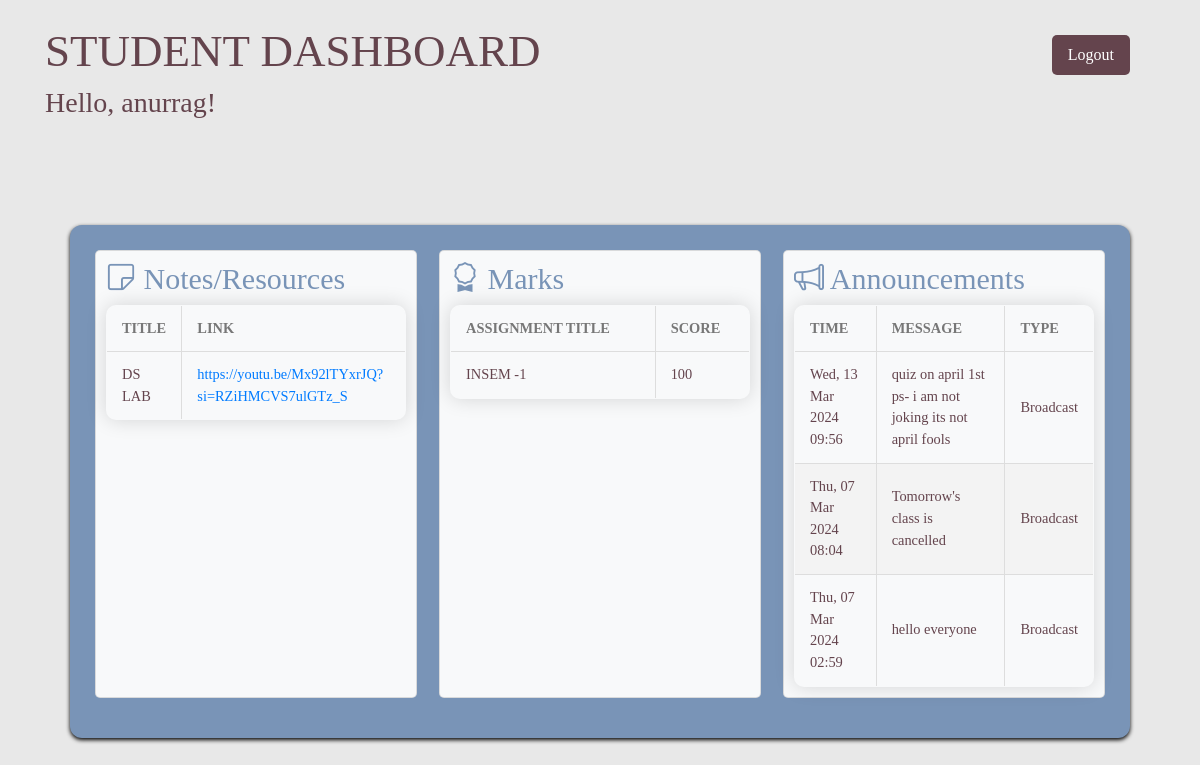
Screenshot of /home/ (signed in) with the database file from the repository.
### myapp/models.py (models this page shows, shortened)
class Resource(models.Model):
    title = models.CharField(max_length=255)
    link = models.URLField()
    description = models.TextField(blank=True)

class Mark(models.Model):
    student = models.ForeignKey(User, on_delete=models.CASCADE)
    assignment_title = models.CharField(max_length=255)
    score = models.IntegerField()

class Announcement(models.Model):
    message = models.TextField()
    created_at = models.DateTimeField(auto_now_add=True)
    for_all = models.BooleanField(default=True)
    specific_student = models.ForeignKey(
        User, on_delete=models.CASCADE, null=True, blank=True)  # Optional

### myapp/views.py (the view)
# urls.py: path('home/', views.home_view, name='home'),
def home_view(request):
    resources = Resource.objects.all()
    marks = Mark.objects.filter(student=request.user)
    announcements = (Announcement.objects.filter(for_all=True) | Announcement.objects.filter(
        specific_student=request.user)).order_by('-created_at')
    context = {
        'user': request.user,
        'welcome_message': "STUDENT DASHBOARD",
        'resources': resources,
        'marks': marks,
        'announcements': announcements,
    }
    return render(request, 'home.html', context)

### templates/home.html (shortened to what this page needs)
<!DOCTYPE html>
<html lang="en">
<head>
    <link rel="stylesheet" href="https://stackpath.bootstrapcdn.com/bootstrap/4.5.2/css/bootstrap.min.css">
    <link rel="stylesheet" href="https://cdn.jsdelivr.net/npm/bootstrap-icons@1.9.1/font/bootstrap-icons.css">
</head>
<body>
    <div class="container">
        <br>
        <h1>{{ welcome_message }}</h1>
        <h3>Hello, {{ user.username }}!</h3>
        <form action="{% url 'logout' %}" method="post">
            <button type="submit">Logout</button>
        </form>
        <br><br><br>
        <div class="dashboard">
            <div class="column card bg-light">
                <h2><i class="bi bi-sticky"></i>  Notes/Resources</h2>
                <table>
                    <thead>
                        <tr>
                            <th>Title</th>
                            <th>Link</th>
                        </tr>
                    </thead>
                    <tbody>
                        {% for resource in resources %}
                            <tr>
                                <td>{{ resource.title }}</td>
                                <td><a href="{{ resource.link }}">{{ resource.link }}</a></td>
                            </tr>
                        {% empty %}
                            <tr>
                                <td colspan="2">No resources available.</td>
                            </tr>
                        {% endfor %}
                    </tbody>
                </table>
            </div>
            <div class="column card bg-light">
                <h2><i class="bi bi-award"></i>  Marks</h2>
                <table>
                    <thead>
                        <tr>
                            <th>Assignment Title</th>
                            <th>Score</th>
                        </tr>
                    </thead>
                    <tbody>
                        {% for mark in marks %}
                            <tr>
                                <td>{{ mark.assignment_title }}</td>
                                <td>{{ mark.score }}</td>
                            </tr>
                        {% empty %}
                            <tr>
                                <td colspan="2">No marks available.</td>
                            </tr>
                        {% endfor %}
                    </tbody>
                </table>
            </div>
            <div class="column card bg-light">
                <h2><i class="bi bi-megaphone"></i>  Announcements</h2>
                <table>
                    <thead>
                        <tr>
                            <th>Time</th>
                            <th>Message</th>
                            <th>Type</th>
                        </tr>
                    </thead>
                    <tbody>
                        {% for announcement in announcements %}
                            <tr>
                                <td>{{ announcement.created_at|date:"D, d M Y H:i" }}</td>
                                <td>{{ announcement.message }}</td>
                                <td>{% if announcement.for_all %}
                                        Broadcast
                                    {% else %}
                                        Private
                                    {% endif %}
                                </td>
                            </tr>
                        {% empty %}
                            <tr>
                                <td colspan="3">No announcements.</td>
                            </tr>
                        {% endfor %}
                    </tbody>
                </table>
            </div>
        </div>
    </div>
</body>
</html>

### templates/home.html (style rules this page uses)
body { font-family: 'Garamond', serif; margin: 0; padding: 0; display: flex; justify-content: center; background-color:#E8E8E8; color:#64444D; }
.dashboard { display: grid; grid-template-columns: repeat(3, 1fr); gap: 22px; max-width: 1300px; margin: 25px; padding: 25px; background-color: #7994B7; border-radius: 12px; box-shadow: 0 2px 4px black; }
.column { padding: 10px; border-radius: 5px; }
h1 { color: #64444D; font-family: 'Garamond', serif; font-size: 45px; }
h2 { color: #7994B7; font-family: 'Garamond', serif; font-size: 30px; }
.card { margin-bottom: 15px; }
button[type="submit"] { background-color:#64444D; color: white; border: none; padding: 8px 16px; border-radius: 5px; cursor: pointer; position: absolute; top: 35px; right: 40px; }
.column.card { margin-bottom: 15px; transition: transform 0.2s ease; }
h2 i { color: #7994B7; }
.container { position: relative; }
table { border-collapse: collapse; width: 100%; }
th, td { border: 1px solid #dddddd; padding: 8px; text-align: left; }
th { background-color: #f2f2f2; }
table { width: 100%; border-collapse: collapse; border-spacing: 0; font-size: 0.9em; border: 1px solid #dddddd; overflow: hidden; box-shadow: 0 0 20px rgba(0, 0, 0, 0.15); border-radius: 10px; }
th, td { padding: 12px 15px; text-align: left; border-bottom: 1px solid #dddddd; border-right: 1px solid #dddddd; }
th:first-child, td:first-child { border-left: 1px solid #dddddd; }
th:last-child, td:last-child { border-right: none; }
thead th { background-color: #f8f9fa; color: #777777; text-transform: uppercase; }
tbody tr:nth-child(even) { background-color: #f3f3f3; }

### rows the page displays
Resource: title "DS LAB", link "https://youtu.be/Mx92lTYxrJQ?si=RZiHMCVS7ulGTz_S"
Mark: assignment_title "INSEM -1", score "100"
Announcement: created_at "Wed, 13 Mar 2024 09:56", message "quiz on april 1st ps- i am not joking its not april fools", for_all "Broadcast"
Announcement: created_at "Thu, 07 Mar 2024 08:04", message "Tomorrow's class is cancelled", for_all "Broadcast"
Announcement: created_at "Thu, 07 Mar 2024 02:59", message "hello everyone", for_all "Broadcast"

### other values shown
{{ welcome_message }} "STUDENT DASHBOARD"
{{ user.username }} "anurrag"
